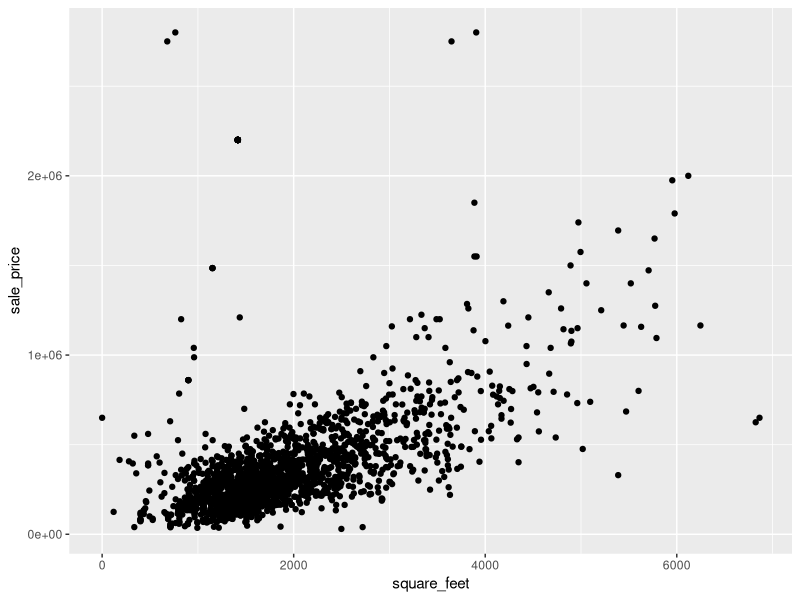
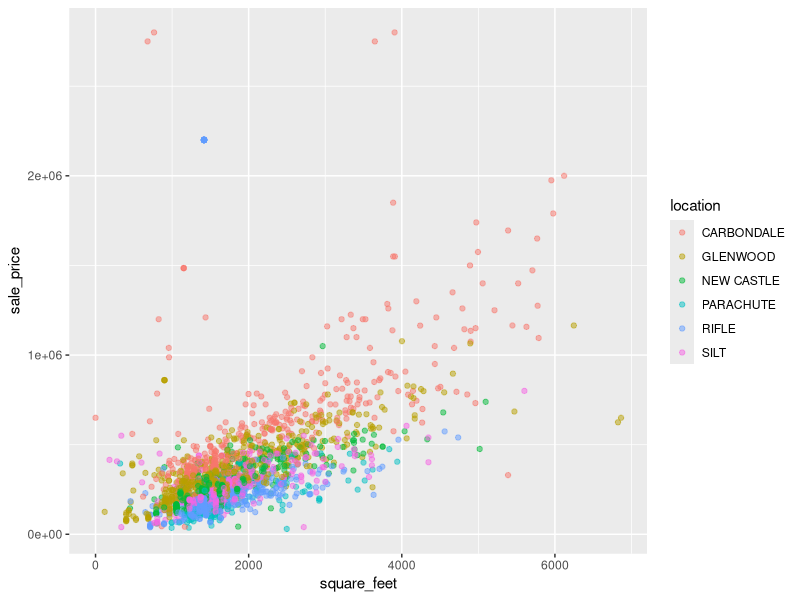
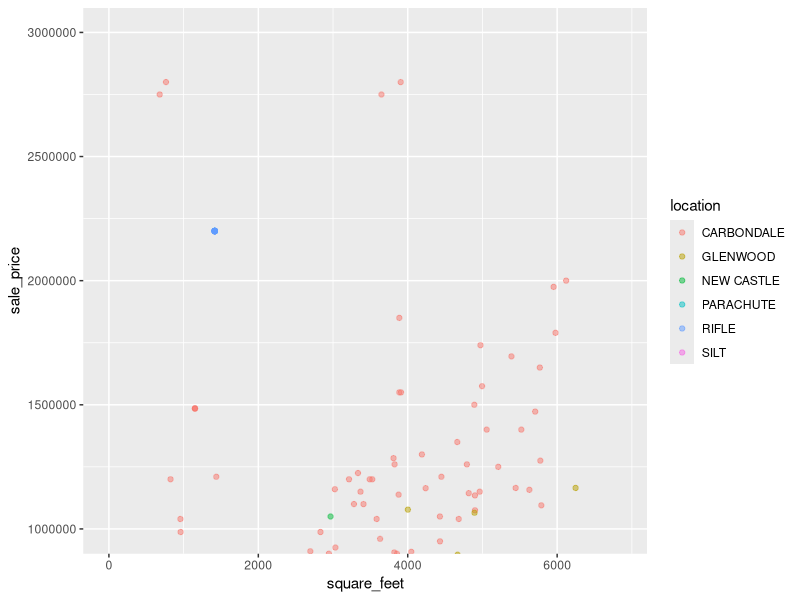
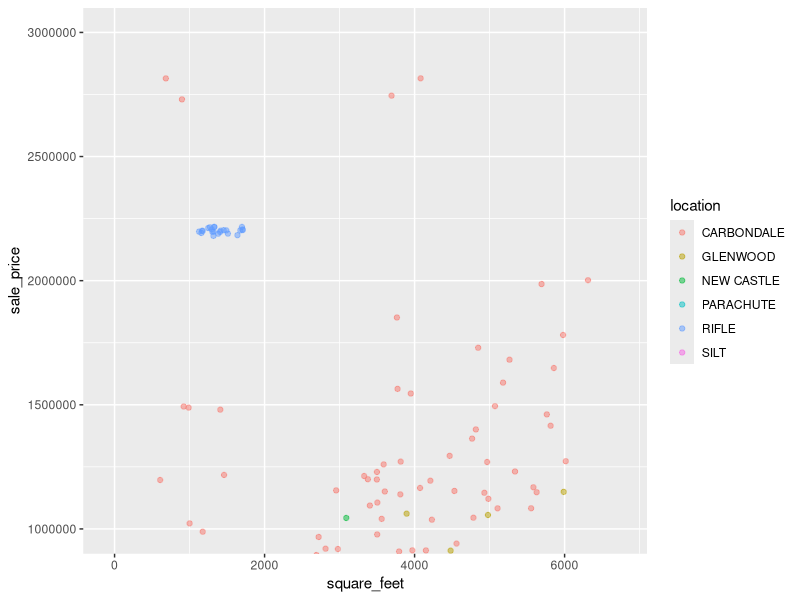
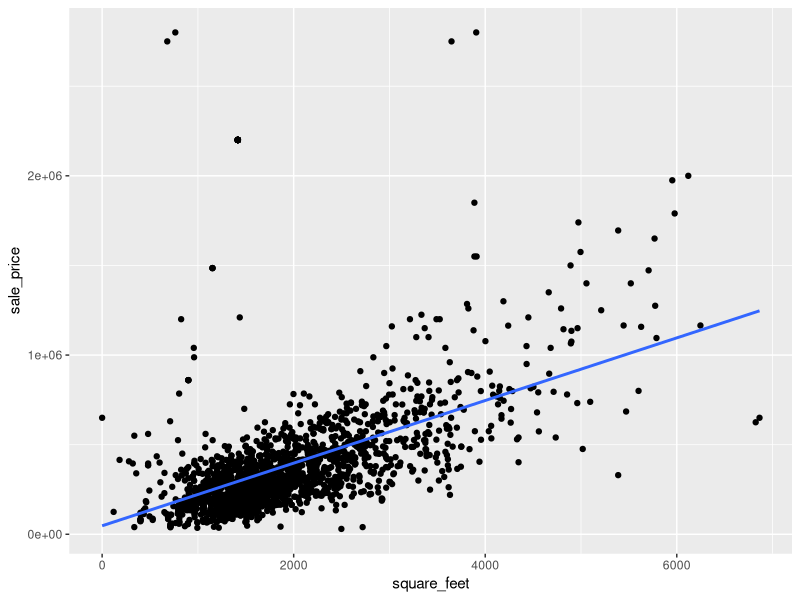
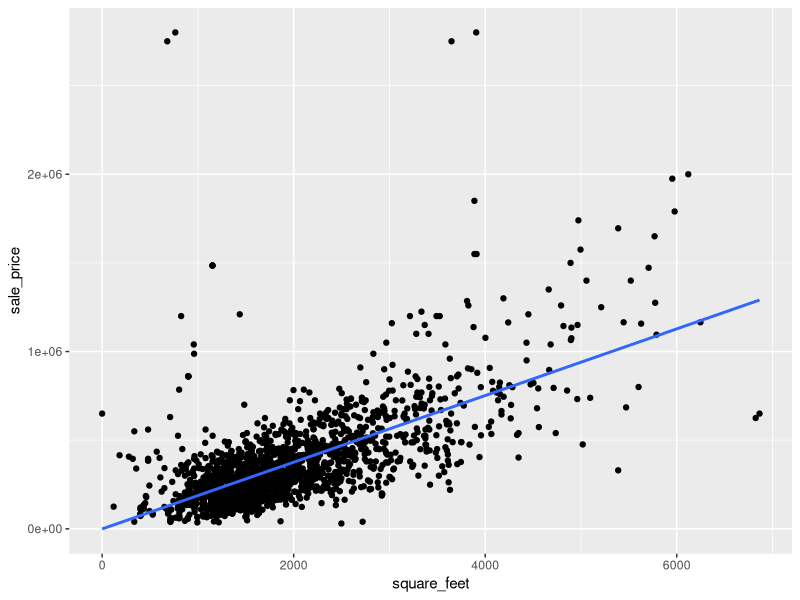
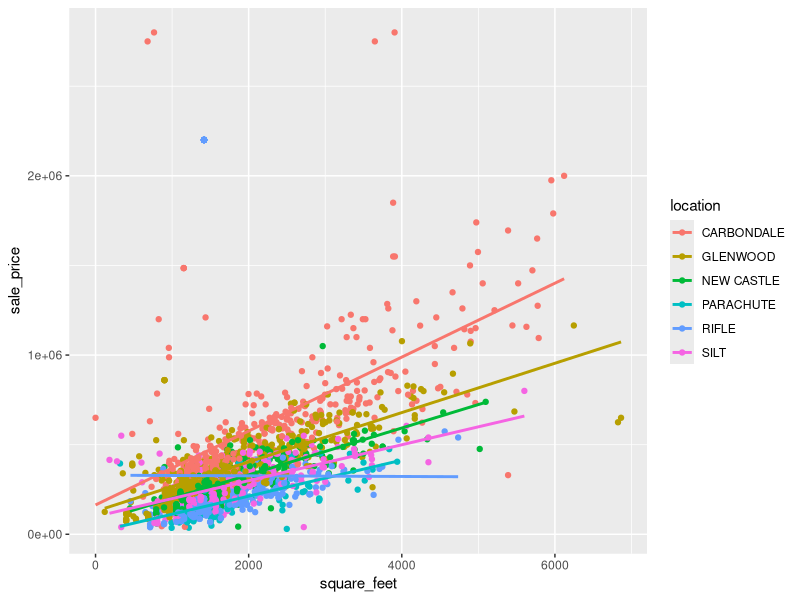
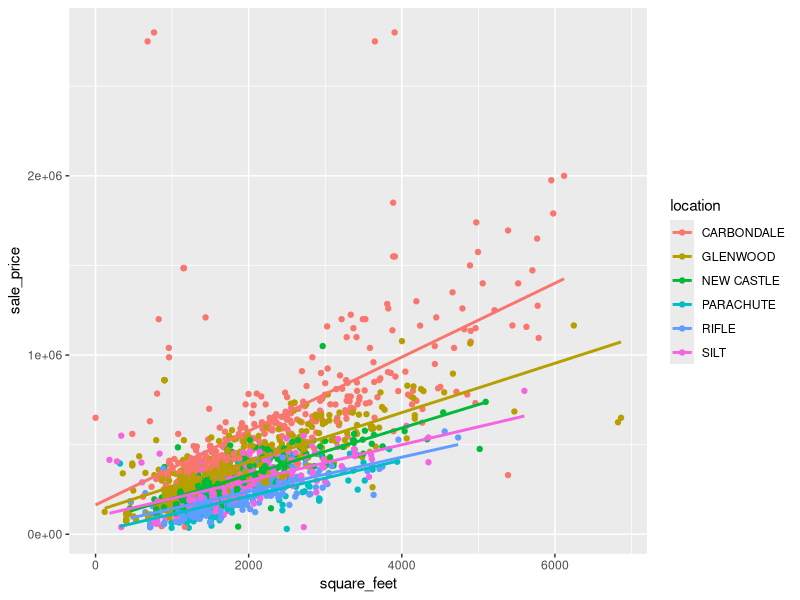

These charts were generated, in order, by the following R code:
## ---- chunk 1
# This chunk includes the data processing steps to wrangle and clean the data
library(tidyverse) # For reading-in, wrangling, visualizing the data, and for pipe operator
library(readxl) # Tidyverse package for reading in Excel files
library(magrittr) # For the '%<>%' pipe operator

# Read-in townhomes and condo sales data
townhomes <- read_xlsx("2017-comparable-sales-condos-townhomes.xlsx") 

# Read-in single family home sales data
single_family <- read_xlsx("2017-comparable-sales-single-family.xlsx") 

# Check column names and formats
glimpse(townhomes) 
glimpse(single_family)
# 'sale_price' column was coerced to numeric and special characters '$' and ',' removed

# Replace spaces in column names with underscores ('_') and make names lowercase
# the package 'magrittr' is used for the pipe operator, this is loaded with the 'tidyverse' library
colnames(townhomes) %<>% str_replace_all("\\s", "_") %<>% tolower() 
colnames(single_family) %<>% str_replace_all("\\s", "_") %<>% tolower()

# Rename column "actual_year_built" as "year_built" for consistency between datasets
townhomes <- townhomes %>% 
  rename(year_built = actual_year_built) 

# Add a "classifcation" column to the single_family dataset and set all values to "Single Family"
single_family <- single_family %>% 
  mutate(classification = "Single Family")

# bind_rows() throws an error b/c 'reception' column is numeric in townhomes dataset; convert to character
townhomes$reception <- as.character(townhomes$reception)

# Combine the datasets into one
home_sales <- bind_rows(single_family, townhomes)
glimpse(home_sales)
# No new columns were created during the 'bind_rows()' process, indicating all colums align
# Remove single_family and townhomes dataframes because they are no longer needed
rm(single_family, townhomes)

# unique(home_sales$classification) reveals a "Garage Only" type. Drop this.
home_sales <- home_sales %>% filter(classification != "Garage Only") 

# Rename the column "heated area" to "square_feet" for clarity, though technically not correct
home_sales <- home_sales %>% 
  rename(square_feet = heated_area)
## ---- chunk 2
# This chunk includes the data processing steps to wrangle and clean the data
library(tidyverse) # For reading-in, wrangling, visualizing the data, and for pipe operator
library(readxl) # Tidyverse package for reading in Excel files
library(magrittr) # For the '%<>%' pipe operator

# Read-in townhomes and condo sales data
townhomes <- read_xlsx("2017-comparable-sales-condos-townhomes.xlsx") 

# Read-in single family home sales data
single_family <- read_xlsx("2017-comparable-sales-single-family.xlsx") 

# Check column names and formats
glimpse(townhomes) 
glimpse(single_family)
# 'sale_price' column was coerced to numeric and special characters '$' and ',' removed

# Replace spaces in column names with underscores ('_') and make names lowercase
# the package 'magrittr' is used for the pipe operator, this is loaded with the 'tidyverse' library
colnames(townhomes) %<>% str_replace_all("\\s", "_") %<>% tolower() 
colnames(single_family) %<>% str_replace_all("\\s", "_") %<>% tolower()

# Rename column "actual_year_built" as "year_built" for consistency between datasets
townhomes <- townhomes %>% 
  rename(year_built = actual_year_built) 

# Add a "classifcation" column to the single_family dataset and set all values to "Single Family"
single_family <- single_family %>% 
  mutate(classification = "Single Family")

# bind_rows() throws an error b/c 'reception' column is numeric in townhomes dataset; convert to character
townhomes$reception <- as.character(townhomes$reception)

# Combine the datasets into one
home_sales <- bind_rows(single_family, townhomes)
glimpse(home_sales)
# No new columns were created during the 'bind_rows()' process, indicating all colums align
# Remove single_family and townhomes dataframes because they are no longer needed
rm(single_family, townhomes)

# unique(home_sales$classification) reveals a "Garage Only" type. Drop this.
home_sales <- home_sales %>% filter(classification != "Garage Only") 

# Rename the column "heated area" to "square_feet" for clarity, though technically not correct
home_sales <- home_sales %>% 
  rename(square_feet = heated_area)
## ---- chunk 3
ggplot(data = home_sales, aes(x = square_feet, y = sale_price)) +
  geom_point()
## ---- chunk 4
ggplot(data = home_sales, aes(x = square_feet, y = sale_price, color = location)) +
  geom_point(alpha = 0.5)
## ---- chunk 5
ggplot(data = home_sales, aes(x = square_feet, y = sale_price, color = location)) +
  geom_point(alpha = 0.5) +
  coord_cartesian(ylim = c(1000000, 3000000))
## ---- chunk 6
ggplot(data = home_sales, aes(x = square_feet, y = sale_price, color = location)) +
  geom_jitter(alpha = 0.5, width = 300, height = 20000) +
  coord_cartesian(ylim = c(1000000, 3000000))
## ---- chunk 7
home_sales %>% arrange(desc(sale_price)) %>% select(c("sale_price", "location", "classification", "bedrooms", "square_feet")) %>% head(30)
## ---- chunk 8
home_sales_fix <- home_sales %>% filter(location != "RIFLE" | classification != "Townhome" | sale_price != 2200000)
home_sales_fix %>% filter(location == "RIFLE" & classification == "Townhome") %>% arrange(desc(sale_price)) %>% head(10)
## ---- chunk 9
ggplot(data = home_sales, aes(x = square_feet, y = sale_price)) + 
  geom_point() + 
  geom_smooth(method = "lm", se = FALSE) # Method set to lm for the linear model
## ---- chunk 10
ggplot(data = home_sales_fix, aes(x = square_feet, y = sale_price)) + 
  geom_point() + 
  geom_smooth(method = "lm", se = FALSE) # Method set to lm for the linear model
## ---- chunk 11
ggplot(data = home_sales, aes(x = square_feet, y = sale_price, color = location)) + 
  geom_point() + 
  geom_smooth(method = "lm", se = FALSE) # Method set to lm for the linear model
## ---- chunk 12
ggplot(data = home_sales_fix, aes(x = square_feet, y = sale_price, color = location)) + 
  geom_point() + 
  geom_smooth(method = "lm", se = FALSE) # Method set to lm for the linear model
## ---- chunk 13
ggplot(home_sales, aes(square_feet, sale_price, color = location)) +
  geom_point(alpha = 0.5) +
  geom_smooth(method = "lm", se = FALSE) +
  facet_wrap(~ location)
## ---- chunk 14
ggplot(home_sales_fix, aes(square_feet, sale_price, color = location)) +
  geom_point(alpha = 0.5) +
  geom_smooth(method = "lm", se = FALSE) +
  facet_wrap(~ location)
